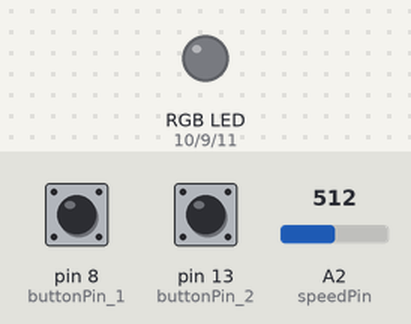
This sketch was run on a simulated Arduino Uno, built with avr-gcc and run on an emulated ATmega328P. On the bench: an RGB LED mixed from three pins (HIGH = lit). The test bench sets the inputs (shaded band); at power-on: pin 13 (buttonPin_2) LOW, A2 (speedPin) = 512, pin 8 (buttonPin_1) LOW. Random numbers use the default seed unless the sketch sets one; what the sketch prints to the serial monitor is not drawn.

Above: at 1.2 s.
1.3 s: pin 13 (buttonPin_2) pulled HIGH for 0.15 s
At 1.51 s:
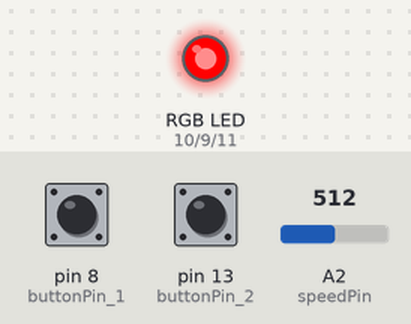
4.3 s: A2 (speedPin) set to 306
7.3 s: A2 (speedPin) set to 511
At 8.8 s:
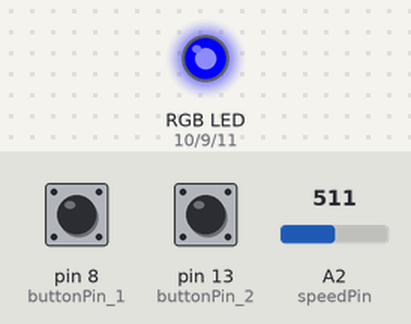
10.3 s: pin 8 (buttonPin_1) pulled HIGH for 0.15 s
At 11.6 s:
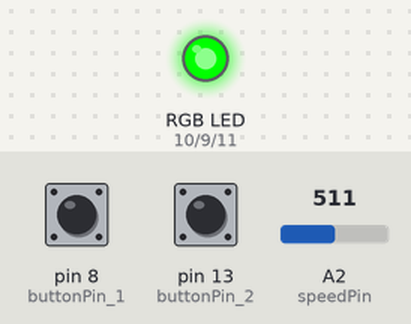
11.9 s: pin 8 (buttonPin_1) pulled HIGH for 1 s
At 14.0 s:
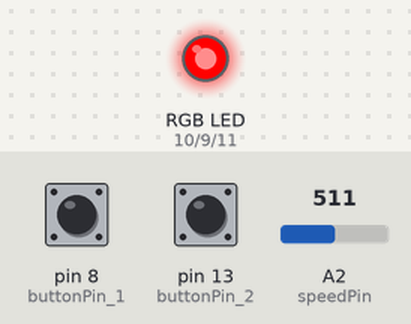
14.4 s: pin 13 (buttonPin_2) pulled HIGH for 1 s
Timing chart, 0 to 20.5 s (numbered marks = the images above; inputs shaded):
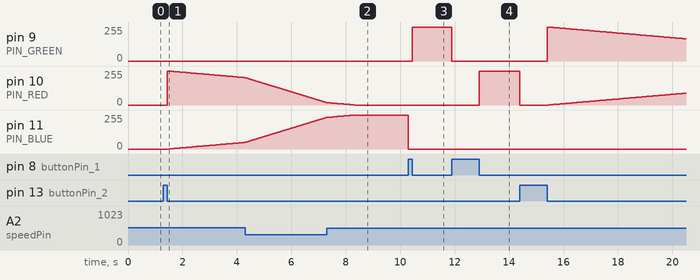

Measured:
- after the input at 1.3 s, pin 11 (PIN_BLUE): moves from 0/255 to 49/255 over 2.7 s, starting after 0.21 s
- after the input at 10.3 s, pin 9 (PIN_GREEN): 0/255 → 255/255 after 0.15 s; pin 11 (PIN_BLUE): 255/255 → 0/255 at once
- after the input at 11.9 s, pin 9 (PIN_GREEN): 255/255 → 0/255 at once; pin 10 (PIN_RED): 0/255 → 255/255 after 1.0 s

The sketch:

arduino_code.ino
```cpp
#include "config.h"

int charIndex;
char inChar;
char inData[30];
bool has_input = false;

void setup() {
  Serial.begin(115200);

  terminal_menu();

  // put your setup code here, to run once:
  pinMode(PIN_RED,   OUTPUT);
  pinMode(PIN_GREEN, OUTPUT);
  pinMode(PIN_BLUE,  OUTPUT);

  // initialize the pushbutton pin as an input:
  pinMode(buttonPin_1, INPUT);
  pinMode(buttonPin_2, INPUT);
}

void loop() {

  function_btns_state_change();

  labb4_read_input();

  function_turnOff_All();

  if (buttonState_1 == HIGH || inData[0]=='1') {
    functionA_getPin_random();
    while (true) {
      labb4_read_input();
      if(function_btns_state_change()) break;
      if(has_input && (inData[0]=='1' || inData[0]=='2')){
        has_input=false;
        break;
      }
      functionA_turnOn_oneLED();
    }
  }

  if (buttonState_2 == HIGH || inData[0]=='2') {
    functionA_getPin_random();
    color_gap=0;
    while (true) {
      labb4_read_input();
      if(function_btns_state_change()) break;
      if(has_input && (inData[0]=='1' || inData[0]=='2')){
        has_input=false;
        break;
      }
      lastTime = millis();
      functionB_adjust_colors();
      functionB_turnOn_rainbowLED();
      functionB_color_plus();
    }
  }

}
```

functions.ino
```cpp
void function_turnOff_All() {
  for (int EACH_PIN = PIN_GREEN; EACH_PIN <= PIN_BLUE; EACH_PIN++) {
    digitalWrite(EACH_PIN, LOW);
  }
}

bool function_btns_state_change() {
  buttonState_1 = digitalRead(buttonPin_1);
  buttonState_2 = digitalRead(buttonPin_2);
  if (buttonState_1 == HIGH || buttonState_2 == HIGH) return true;
  return false;
}

void functionA_getPin_random() {
  RANDOM_PIN = random(PIN_GREEN, PIN_GREEN + 3);
}

void functionA_turnOn_oneLED() {
  digitalWrite(RANDOM_PIN, HIGH);
}

void functionB_turnOn_rainbowLED() {
  functionC_read_speed_value();

  while ((millis() - lastTime) < speedPinValue) {
    if (function_btns_state_change()) break;
    functionC_read_speed_value();
    functionC_choose_one_rainbow();
  }
}

void functionC_choose_one_rainbow(){
  switch(RANDOM_PIN){
    case 9: // green up
      analogWrite(PIN_RED, 0); // do nothing
      analogWrite(PIN_GREEN, color_gap); // fade up
      analogWrite(PIN_BLUE, 255 - color_gap); // fade down
      break;
    case 10: // red up
      analogWrite(PIN_RED, color_gap); // fade up
      analogWrite(PIN_GREEN, 255 - color_gap); // fade down
      analogWrite(PIN_BLUE, 0); // do nothing
      break;
    case 11: // blue up
      analogWrite(PIN_RED, 255 - color_gap); // fade down
      analogWrite(PIN_GREEN, 0); // do nothing
      analogWrite(PIN_BLUE, color_gap); // fade up
      break;
    default:
      break;
  }
}

void functionB_adjust_colors() {
  if (color_gap==256){
    color_gap = 0;
    RANDOM_PIN = RANDOM_PIN==11 ? 8 : RANDOM_PIN+1;
  }
}

void functionB_color_plus() {
  color_gap = color_gap + 1;
}

void functionC_read_speed_value() {
  speedPinValue = analogRead(speedPin);
  speedPinValue = map(speedPinValue, 275, 725, 10, 100);
}
```

labb4function.ino
```cpp
void labb4_read_input() {
  charIndex = 0;
  readTime = millis();
  while (Serial.available()) {
    if (charIndex < 29)
    {
      while ((millis() - readTime) < 2) {
        inChar = Serial.read();
        inData[charIndex] = inChar;
        charIndex++;
        inData[charIndex] = '\0';
        has_input = true;
      }
      readTime = millis();
    }
  }
}
```

terminal.ino
```cpp
void terminal_menu(){
  Serial.println("************MENU************\nPress KEY 1 -> Open a GRB light.\nPress KEY 2 -> Open a GRB rainbow light.\nInput 1 -> Open a GRB light.\nInput 2 -> Open a GRB rainbow light.");
}
```

config.h
```cpp
enum RGB {
  PIN_GREEN=9, PIN_RED, PIN_BLUE
};

int RANDOM_PIN = PIN_GREEN;

int color_gap = 1;

const int buttonPin_1 = 8;
const int buttonPin_2 = 13;
int buttonState_1 = 0;
int buttonState_2 = 0;
int speedPin = 2;
int speedPinValue = 0;

unsigned long lastTime = 0;
unsigned long readTime = 0;
```
